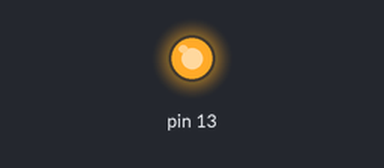
Simulated run of this sketch. Board: Arduino Uno, built with avr-gcc and run on an emulated ATmega328P. On the bench: output pins drawn as LEDs (lit = HIGH).

Above: at 2.5 s.
At 5.2 s:
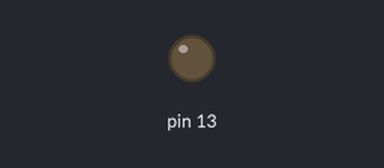
Timing chart, 0 to 7.2 s (numbered marks = the images above):
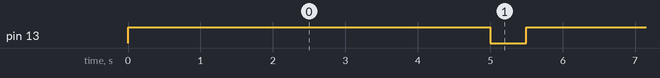

Measured:
- by itself, pin 13: alternates HIGH for 5.0 s and LOW for 0.50 s

The sketch:

blink_01.ino
```cpp
void setup() {
  // put your setup code here, to run once:
 pinMode(13, OUTPUT);
}

void loop() {
  digitalWrite(13, HIGH);   // turn the LED on (HIGH is the voltage level)
  delay(5000);                       // wait for a second
  digitalWrite(13, LOW);    // turn the LED off by making the voltage LOW
  delay(500);

}
```
